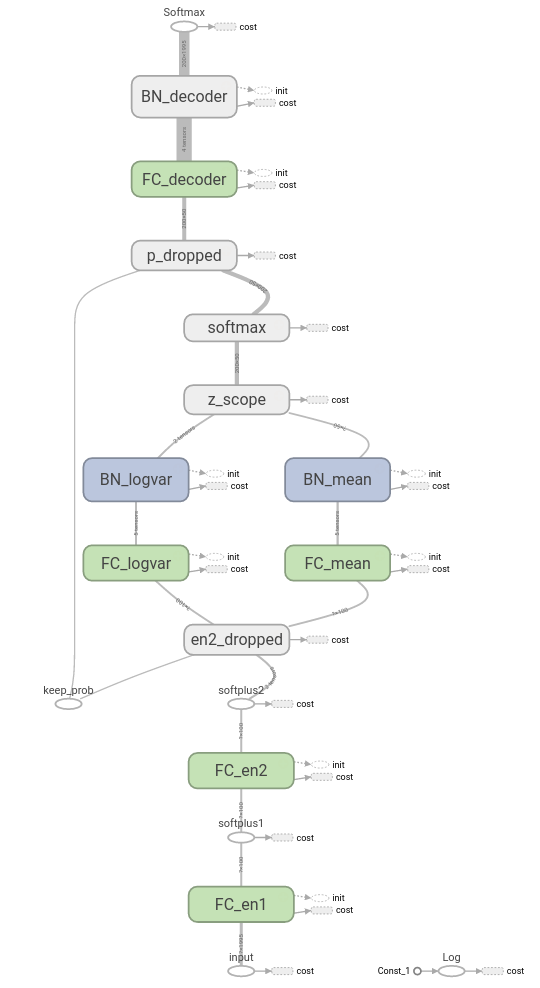

Write the Python code that produced this figure.
import numpy as np
import tensorflow as tf
import itertools,time
import sys, os
from collections import OrderedDict
from copy import deepcopy
from time import time
import matplotlib.pyplot as plt
import pickle

slim = tf.contrib.slim

tf.reset_default_graph()

class VAE(object):
    """
    See "Auto-Encoding Variational Bayes" by Kingma and Welling for more details.
    """


    def __init__(self, network_architecture, transfer_fct=tf.nn.softplus,
                 learning_rate=0.001, batch_size=100):
        self.network_architecture = network_architecture
        self.transfer_fct = transfer_fct
        self.learning_rate = learning_rate
        self.batch_size = batch_size
        print 'Learning Rate:', self.learning_rate

        # tf Graph input
        self.x = tf.placeholder(tf.float32, [None, network_architecture["n_input"]], name='input')
        self.keep_prob = tf.placeholder(tf.float32, name='keep_prob')

        self.h_dim = (network_architecture["n_z"]) # had a float before
        self.a = 1*np.ones((1 , self.h_dim)).astype(np.float32)                         # a    = 1
        self.prior_mean = tf.constant((np.log(self.a).T-np.mean(np.log(self.a),1)).T)          # prior_mean  = 0
        self.prior_var = tf.constant(  ( ( (1.0/self.a)*( 1 - (2.0/self.h_dim) ) ).T +       # prior_var = 0.99 + 0.005 = 0.995
                                ( 1.0/(self.h_dim*self.h_dim) )*np.sum(1.0/self.a,1) ).T  )
        self.prior_logvar = tf.log(self.prior_var)

        self._create_network()
        with tf.name_scope('cost'):
            self._create_loss_optimizer()

        init = tf.initialize_all_variables()

        self.sess = tf.InteractiveSession()
        self.sess.run(init)

    def _create_network(self):
        """
        steps:
        1. initialize weights
        2. build recognition network
        3. build reconstruction network
        """
        n_z = self.network_architecture['n_z']
        n_hidden_gener_1 = self.network_architecture['n_hidden_gener_1']
        en1 = slim.layers.linear(self.x, self.network_architecture['n_hidden_recog_1'], scope='FC_en1')
        en1 = tf.nn.softplus(en1, name='softplus1')
        en2 = slim.layers.linear(en1,    self.network_architecture['n_hidden_recog_2'], scope='FC_en2')
        en2 = tf.nn.softplus(en2, name='softplus2')
        en2_do = slim.layers.dropout(en2, self.keep_prob, scope='en2_dropped')
        self.posterior_mean   = slim.layers.linear(en2_do, self.network_architecture['n_z'], scope='FC_mean')
        self.posterior_logvar = slim.layers.linear(en2_do, self.network_architecture['n_z'], scope='FC_logvar')
        self.posterior_mean   = slim.layers.batch_norm(self.posterior_mean, scope='BN_mean')
        self.posterior_logvar = slim.layers.batch_norm(self.posterior_logvar, scope='BN_logvar')

        with tf.name_scope('z_scope'):
            eps = tf.random_normal((self.batch_size, n_z), 0, 1,                            # take noise
                                   dtype=tf.float32)
            self.z = tf.add(self.posterior_mean,
                            tf.multiply(tf.sqrt(tf.exp(self.posterior_logvar)), eps))         # reparameterization z
            self.posterior_var = tf.exp(self.posterior_logvar) 

        p = slim.layers.softmax(self.z)
        p_do = slim.layers.dropout(p, self.keep_prob, scope='p_dropped')               # dropout(softmax(z))
        decoded = slim.layers.linear(p_do, n_hidden_gener_1, scope='FC_decoder')

        self.x_reconstr_mean = tf.nn.softmax(slim.layers.batch_norm(decoded, scope='BN_decoder'))                    # softmax(bn(50->1995))

        print self.x_reconstr_mean

    def _create_loss_optimizer(self):

        #self.x_reconstr_mean+=1e-10                                                     # prevent log(0)

        NL = -tf.reduce_sum(self.x * tf.log(self.x_reconstr_mean+1e-10), 1)     # cross entropy on categorical
        #reconstr_loss = -tf.reduce_sum(self.x * tf.log(self.x_reconstr_mean), 1)

        var_division    = self.posterior_var  / self.prior_var
        diff            = self.posterior_mean - self.prior_mean
        diff_term       = diff * diff / self.prior_var
        logvar_division = self.prior_logvar - self.posterior_logvar
        KLD = 0.5 * (tf.reduce_sum(var_division + diff_term + logvar_division, 1) - self.h_dim )

        self.cost = tf.reduce_mean(NL + KLD)

        self.optimizer = \
            tf.train.AdamOptimizer(learning_rate=self.learning_rate,beta1=0.99).minimize(self.cost)

    def partial_fit(self, X):

        #if hasattr(self, 'decoder_weight'):
            #decoder_weight = self.decoder_weight
        #else:
        decoder_weight = [v for v in tf.global_variables() if v.name=='FC_decoder/weights:0'][0]
        opt, cost,emb = self.sess.run((self.optimizer, self.cost, decoder_weight),feed_dict={self.x: X,self.keep_prob: .8})
        return cost,emb

    def test(self, X):
        """Test the model and return the lowerbound on the log-likelihood.
        """
        cost = self.sess.run((self.cost),feed_dict={self.x: np.expand_dims(X, axis=0),self.keep_prob: 1.0})
        return cost
    def topic_prop(self, X):
        """heta_ is the topic proportion vector. Apply softmax transformation to it before use.
        """
        theta_ = self.sess.run((self.z),feed_dict={self.x: np.expand_dims(X, axis=0),self.keep_prob: 1.0})
        return theta_
